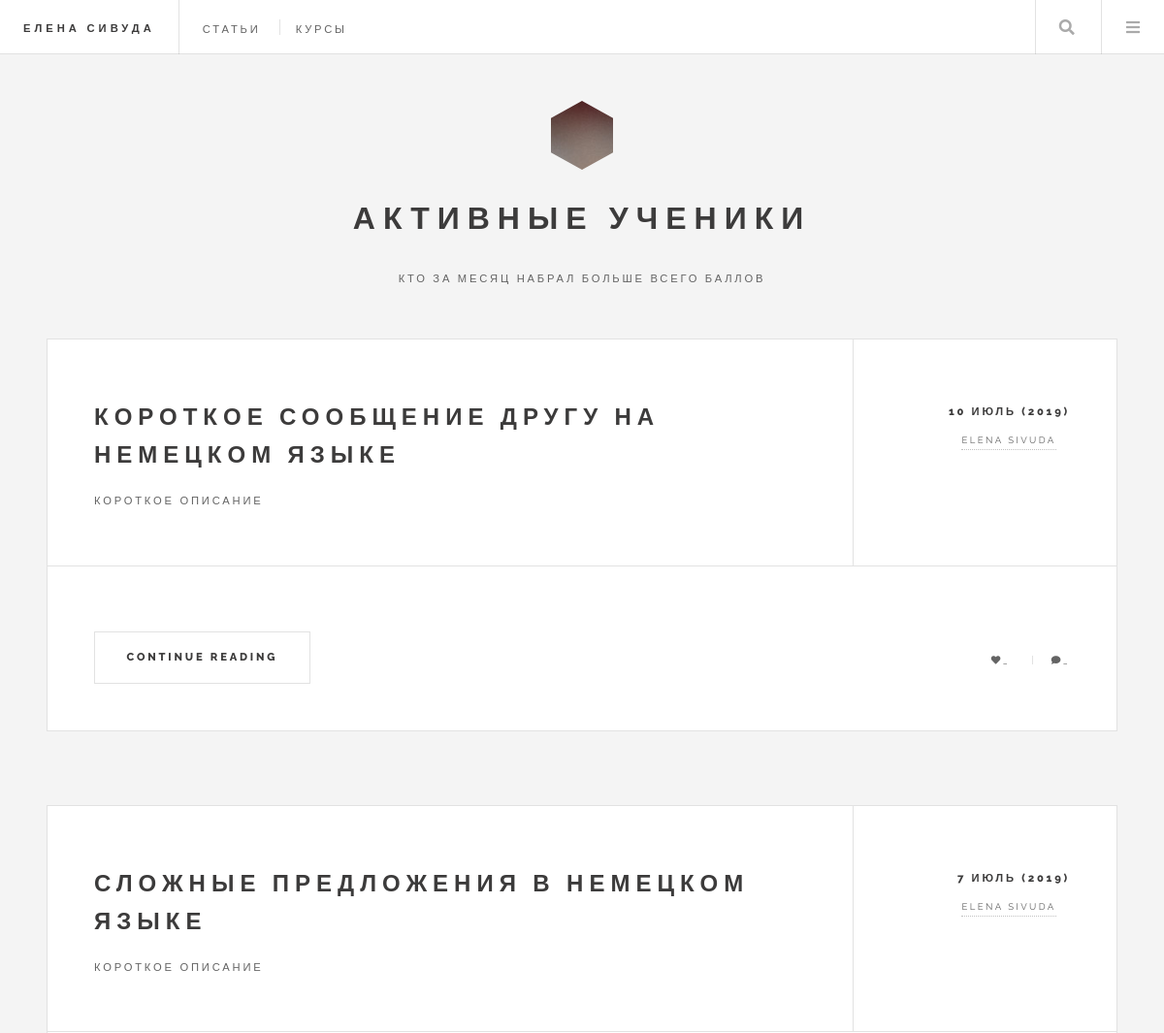
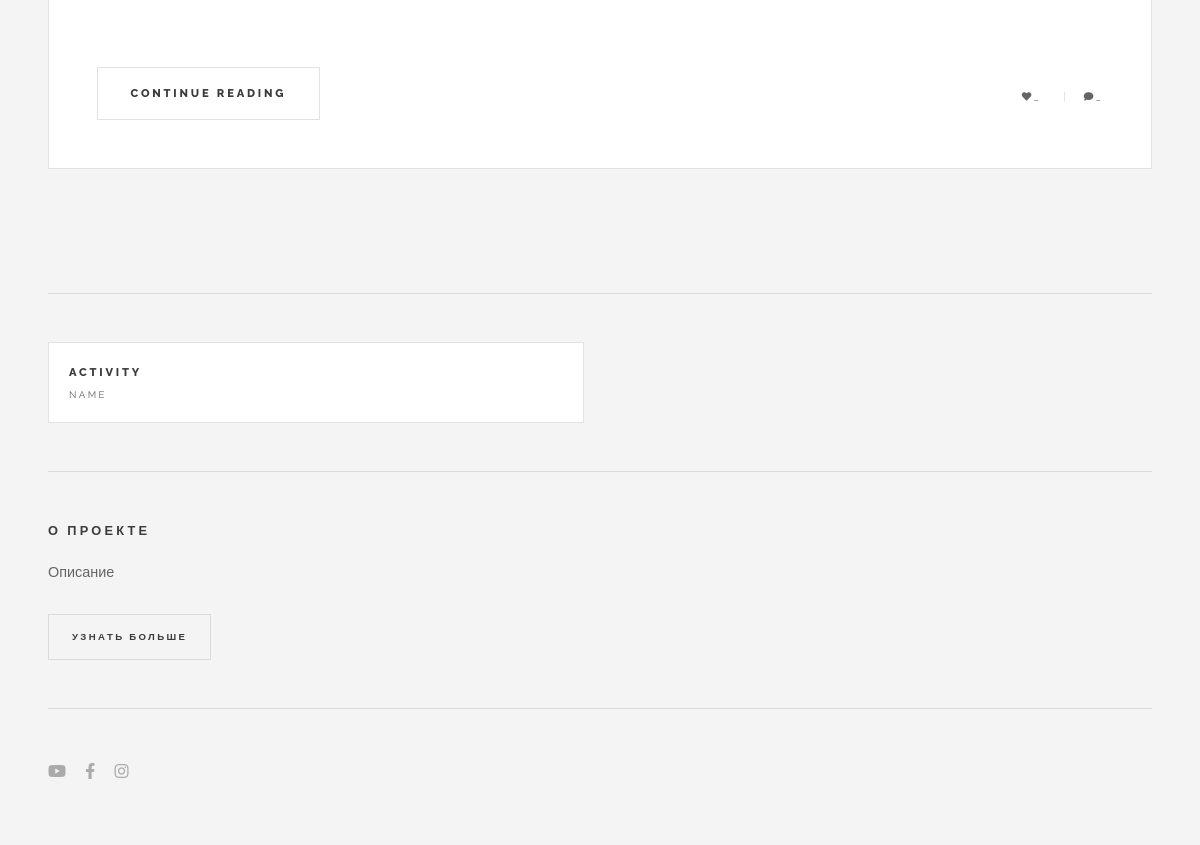
The app's page /articles/ with its own data (2 pictures, top to bottom).
### articles/models.py (models this page shows, shortened)
class Article(models.Model):
    article_title = models.CharField('Article name', max_length=250)  # VARCHAR
    author_name = models.CharField('Article author', max_length=100, default='Elena Sivuda')
    article_text = models.TextField('Main text')  # LongCHAR
    pub_date = models.DateTimeField('Publication date')
    class Meta:
        verbose_name = 'Статья'
        verbose_name_plural = 'Статьи'

### articles/views.py (the view)
# urls.py: path('', views.index, name='index'),
def index(request):
    latest_articles_list = Article.objects.order_by('-pub_date')[:5]
    return render(request, 'articles/list.html', {'latest_articles_list': latest_articles_list})

### deutsch_blog/templates/articles/list.html (shortened to what this page needs)
{% extends 'base.html' %}
{% block content %}
    {% if latest_articles_list %}
        {% for a in latest_articles_list %}
            <article class="post">
                <header>
                    <div class="title">
                        <h2><a href="{% url 'articles:detail' a.id%}">{{a.article_title}}</a></h2>
                        <p>короткое описание</p>
                    </div>
                    <div class="meta">
                        <time class="published" datetime="2015-11-01">{{a.pub_date|date:"j F (Y)"}}</time>
                        <a href="#" class="author"><span class="name">{{a.author_name}}</span>
                    </div>
                </header>
                <footer>
                    <ul class="actions">
                        <li><a href="{% url 'articles:detail' a.id%}" class="button large">Continue Reading</a></li>
                    </ul>
                    <ul class="stats">
                        <li class="icon solid fa-heart">_</li>
                        <li class="icon solid fa-comment">_</li>
                    </ul>
                </footer>
            </article>
            <a href=""></a><br />
        {% endfor %}
    {% else %}
        Статья не найдена
    {% endif %}
{% endblock %}
{% block activity %}
<article class="mini-post">
    <header>
        <a href="single.html"><h3>Activity</h3>
            <span class="published">Name</span></a>
    </header>
</article>
{% endblock %}

### deutsch_blog/templates/base.html (shortened to what this page needs)
<!DOCTYPE HTML>
{% load static %}
<html>
<head>
    <link rel="stylesheet" href="{% static 'assets/css/main.css' %}"/>
</head>
<body class="is-preload">
<div id="wrapper">
    <header id="header">
        <h1><a href="index.html">Елена Сивуда</a></h1>
        <nav class="links">
            <ul>
                <li><a href="#">Статьи</a></li>
                <li><a href="#">Курсы</a></li>
            </ul>
        </nav>
        <nav class="main">
            <ul>
                <li class="search">
                    <a class="fa-search" href="#search">Search</a>
                </li>
                <li class="menu">
                    <a class="fa-bars" href="#menu">Menu</a>
                </li>
            </ul>
        </nav>
    </header>
    <div id="main">
        {% block content %}
        {% endblock %}
    </div>
    <section id="sidebar">
        <section id="intro">
            <a href="#" class="logo"><img src="images/logo.jpg" alt=""/></a>
            <header>
                <h2>Активные ученики</h2>
                <p>Кто за месяц набрал больше всего баллов</a></p>
            </header>
        </section>
        <section>
            <div class="mini-posts">
                {% block activity %}
                {% endblock %}
            </div>
        </section>
        <section class="blurb">
            <h2>О проекте</h2>
            <p>Описание</p>
            <ul class="actions">
                <li><a href="#" class="button">Узнать больше</a></li>
            </ul>
        </section>
        <section id="footer">
            <ul class="icons">
                <li><a href="#" class="icon brands fa-youtube"><span class="label">YouTube</span></a></li>
                <li><a href="#" class="icon brands fa-facebook-f"><span class="label">Facebook</span></a></li>
                <li><a href="#" class="icon brands fa-instagram"><span class="label">Instagram</span></a></li>
            </ul>
        </section>
    </section>
</div>
</body>
</html>

### records on screen
Article: article_title "КОРОТКОЕ СООБЩЕНИЕ ДРУГУ НА НЕМЕЦКОМ ЯЗЫКЕ", pub_date "10 ИЮЛЬ (2019)", author_name "ELENA SIVUDA"
Article: article_title "СЛОЖНЫЕ ПРЕДЛОЖЕНИЯ В НЕМЕЦКОМ ЯЗЫКЕ", pub_date "7 ИЮЛЬ (2019)", author_name "ELENA SIVUDA"
